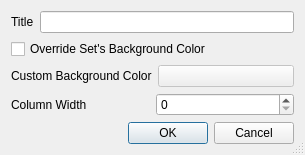
<?xml version="1.0" encoding="UTF-8"?>
<ui version="4.0">
 <class>ColumnEditDialog</class>
 <widget class="QDialog" name="ColumnEditDialog">
  <property name="windowModality">
   <enum>Qt::ApplicationModal</enum>
  </property>
  <property name="geometry">
   <rect>
    <x>0</x>
    <y>0</y>
    <width>305</width>
    <height>155</height>
   </rect>
  </property>
  <property name="windowTitle">
   <string>Edit Column</string>
  </property>
  <property name="windowIcon">
   <iconset resource="../resources.qrc">
    <normaloff>:/img/color_wheel.png</normaloff>:/img/color_wheel.png</iconset>
  </property>
  <property name="sizeGripEnabled">
   <bool>true</bool>
  </property>
  <property name="modal">
   <bool>true</bool>
  </property>
  <layout class="QVBoxLayout" name="verticalLayout">
   <item>
    <layout class="QHBoxLayout" name="horizontalLayout">
     <item>
      <widget class="QLabel" name="label">
       <property name="text">
        <string>Title</string>
       </property>
       <property name="buddy">
        <cstring>le_title</cstring>
       </property>
      </widget>
     </item>
     <item>
      <widget class="QLineEdit" name="le_title"/>
     </item>
    </layout>
   </item>
   <item>
    <widget class="QCheckBox" name="cb_override">
     <property name="text">
      <string>Override Set's Background Color</string>
     </property>
    </widget>
   </item>
   <item>
    <layout class="QHBoxLayout" name="horizontalLayout_2">
     <item>
      <widget class="QLabel" name="label_3">
       <property name="text">
        <string>Custom Background Color</string>
       </property>
       <property name="buddy">
        <cstring>cp_bg_color</cstring>
       </property>
      </widget>
     </item>
     <item>
      <widget class="QtColorPicker" name="cp_bg_color">
       <property name="enabled">
        <bool>false</bool>
       </property>
      </widget>
     </item>
    </layout>
   </item>
   <item>
    <layout class="QHBoxLayout" name="hbox_width">
     <item>
      <widget class="QLabel" name="lbl_col_width">
       <property name="text">
        <string>Column Width</string>
       </property>
       <property name="buddy">
        <cstring>sb_width</cstring>
       </property>
      </widget>
     </item>
     <item>
      <widget class="QSpinBox" name="sb_width"/>
     </item>
    </layout>
   </item>
   <item>
    <widget class="QDialogButtonBox" name="buttonBox">
     <property name="orientation">
      <enum>Qt::Horizontal</enum>
     </property>
     <property name="standardButtons">
      <set>QDialogButtonBox::Cancel|QDialogButtonBox::Ok</set>
     </property>
    </widget>
   </item>
  </layout>
 </widget>
 <customwidgets>
  <customwidget>
   <class>QtColorPicker</class>
   <extends>QPushButton</extends>
   <header>qtcolorpicker.h</header>
  </customwidget>
 </customwidgets>
 <resources>
  <include location="../resources.qrc"/>
 </resources>
 <connections>
  <connection>
   <sender>buttonBox</sender>
   <signal>accepted()</signal>
   <receiver>ColumnEditDialog</receiver>
   <slot>accept()</slot>
   <hints>
    <hint type="sourcelabel">
     <x>310</x>
     <y>200</y>
    </hint>
    <hint type="destinationlabel">
     <x>157</x>
     <y>236</y>
    </hint>
   </hints>
  </connection>
  <connection>
   <sender>buttonBox</sender>
   <signal>rejected()</signal>
   <receiver>ColumnEditDialog</receiver>
   <slot>reject()</slot>
   <hints>
    <hint type="sourcelabel">
     <x>310</x>
     <y>200</y>
    </hint>
    <hint type="destinationlabel">
     <x>286</x>
     <y>236</y>
    </hint>
   </hints>
  </connection>
 </connections>
</ui>
